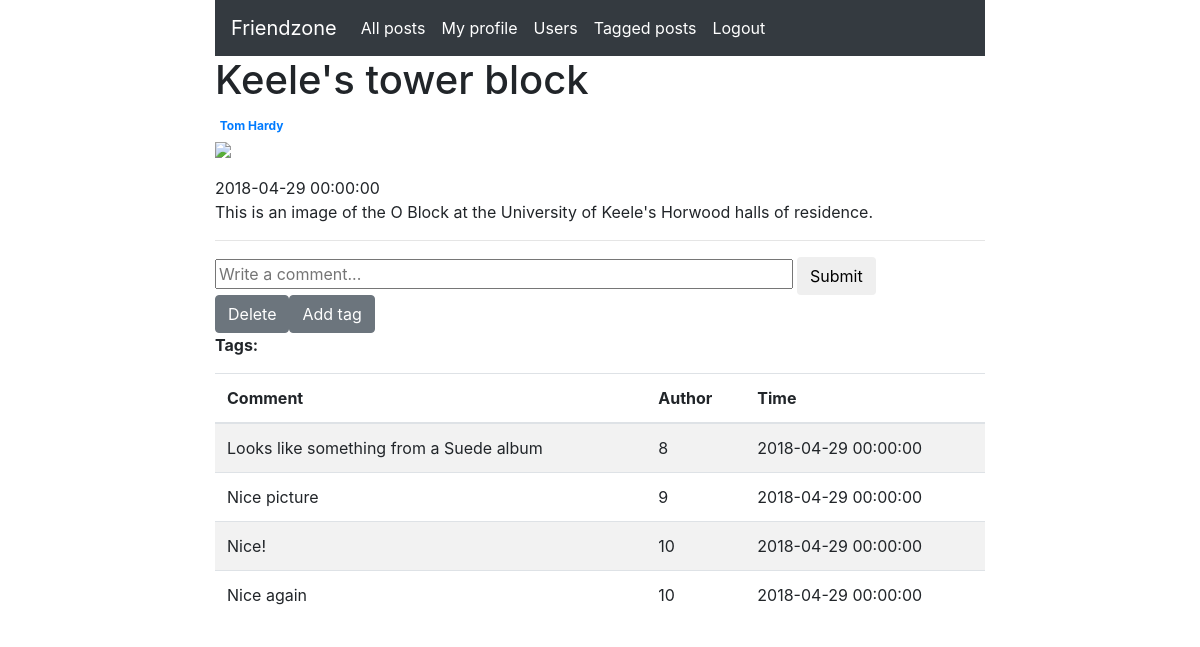
The page /view_post.php?id=50 (signed in) on the database its author committed.
### tables this page shows
CREATE TABLE `users` (
  `userid` int(255) NOT NULL,
  `first_name` varchar(25) NOT NULL,
  `second_name` varchar(25) NOT NULL,
  `email` varchar(52) NOT NULL,
  `password` varchar(520) NOT NULL,
  `bio` varchar(250) DEFAULT NULL
);

CREATE TABLE `comments` (
  `commentid` int(11) NOT NULL,
  `comment` varchar(200) NOT NULL,
  `createdtime` date NOT NULL,
  `authorid` int(200) NOT NULL,
  `post_id` int(11) NOT NULL
);

### view_comments.php (the view, shortened to what this page needs)
<?php
include("connection.php");
$query = "SELECT * from `comments` WHERE `post_id` = ".$_SESSION['postid']." ORDER BY `createdtime` DESC;";
$result = mysqli_query($conn, $query);
$holder = "<table class=\"table table-striped table-inverse table-hover\">
	  			<thead>
	  				<tr>
	  					<th>Comment</th><th>Author</th><th>Time</th>
	  				</tr>
	  			</thead>
	  			<tbody>";
while($row = mysqli_fetch_assoc($result)) {
	  		$comment = $row['comment'];
	  		$createdtime = $row['createdtime'];
			$format_date = date_create($createdtime)->format('Y-m-d H:i:s');
	  		$authorid = $row['authorid'];
	  		$holder.= "
	  				<tr>
	  					<td>$comment</td><td>$authorid</td><td>$format_date</td>
	  				</tr>
	  			";
}
$holder.= "</tbody>
	  		</table>";
echo $holder;
?>

### view_author.php (shortened to what this page needs)
<?php
include("connection.php");
$authorid = $_SESSION['author'];
$postid = $_SESSION['postid'];
$query = "SELECT `users`.`first_name`, `users`.`second_name`
		  FROM `posts`, `users`
		  WHERE `posts`.`authorid` = `users`.`userid`
		  AND `posts`.`authorid` = '$authorid'
		  AND `posts`.`postid` = '$postid'";
$result = mysqli_query($conn, $query);
while($row = mysqli_fetch_assoc($result)) {
	$first_name = $row['first_name'];
	$second_name = $row['second_name'];
	echo "<a href= \"view_profile.php?userid=$authorid\" <span class=\"badge\">$first_name $second_name</span></a>";
}
?>

### rows shown on the page
users: first_name "Tom", second_name "Hardy"
comments: comment "Looks like something from a Suede album", authorid "8", createdtime "2018-04-29 00:00:00"
comments: comment "Nice picture", authorid "9", createdtime "2018-04-29 00:00:00"
comments: comment "Nice!", authorid "10", createdtime "2018-04-29 00:00:00"
comments: comment "Nice again", authorid "10", createdtime "2018-04-29 00:00:00"

### other values the page prints
$_SESSION['title'] "Keele's tower block"
$_SESSION['createdtime'] "2018-04-29 00:00:00"
$_SESSION['description'] "This is an image of the O Block at the University of Keele's Horwood halls of residence."
